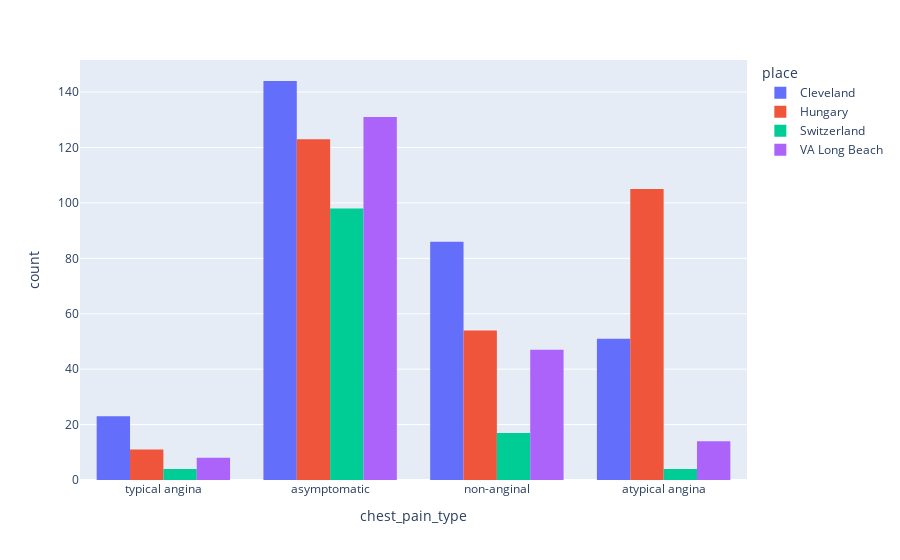

The code cell stored with this chart in its notebook:
### Markdown cell above
>* There `36` males and and `10` females who have  `Typical Angina` pain
>* There `426` males and and `70` females who have  `asymptomatic` pain
>* There `151` males and and `53` females who have  `non-anginal` pain
>* There `113` males and and `61` females who have  `atypical Angina` pain.

### Code cell
# count plot of cp column by dataset columnplt
fig = px.histogram(df, x='chest_pain_type', color='place', barmode='group')
fig.show()

### Figure 1 — Plotly figure (JSON) as saved in the notebook; plotly's stock layout.template omitted (floating-point values rounded to 4 significant figures; data arrays with more than 128 entries replaced by an {"elided": "..."} marker saying what was removed)
{"data": [{"alignmentgroup": "True", "bingroup": "x", "hovertemplate": "place=Cleveland<br>chest_pain_type=%{x}<br>count=%{y}<extra></extra>", "legendgroup": "Cleveland", "marker": {"color": "#636efa", "pattern": {"shape": ""}}, "name": "Cleveland", "offsetgroup": "Cleveland", "orientation": "v", "showlegend": true, "type": "histogram", "x": {"elided": "304 str values"}, "xaxis": "x", "yaxis": "y"}, {"alignmentgroup": "True", "bingroup": "x", "hovertemplate": "place=Hungary<br>chest_pain_type=%{x}<br>count=%{y}<extra></extra>", "legendgroup": "Hungary", "marker": {"color": "#EF553B", "pattern": {"shape": ""}}, "name": "Hungary", "offsetgroup": "Hungary", "orientation": "v", "showlegend": true, "type": "histogram", "x": {"elided": "293 str values"}, "xaxis": "x", "yaxis": "y"}, {"alignmentgroup": "True", "bingroup": "x", "hovertemplate": "place=Switzerland<br>chest_pain_type=%{x}<br>count=%{y}<extra></extra>", "legendgroup": "Switzerland", "marker": {"color": "#00cc96", "pattern": {"shape": ""}}, "name": "Switzerland", "offsetgroup": "Switzerland", "orientation": "v", "showlegend": true, "type": "histogram", "x": ["typical angina", "asymptomatic", "asymptomatic", "asymptomatic", "asymptomatic", "asymptomatic", "non-anginal", "non-anginal", "asymptomatic", "asymptomatic", "asymptomatic", "asymptomatic", "asymptomatic", "asymptomatic", "asymptomatic", "asymptomatic", "asymptomatic", "non-anginal", "asymptomatic", "asymptomatic", "non-anginal", "non-anginal", "asymptomatic", "asymptomatic", "asymptomatic", "asymptomatic", "asymptomatic", "asymptomatic", "asymptomatic", "asymptomatic", "asymptomatic", "asymptomatic", "asymptomatic", "asymptomatic", "asymptomatic", "asymptomatic", "asymptomatic", "asymptomatic", "asymptomatic", "asymptomatic", "atypical angina", "atypical angina", "non-anginal", "non-anginal", "asymptomatic", "asymptomatic", "asymptomatic", "asymptomatic", "asymptomatic", "asymptomatic", "asymptomatic", "atypical angina", "asymptomatic", "asymptomatic", "asymptomatic", "non-anginal", "non-anginal", "non-anginal", "asymptomatic", "asymptomatic", "asymptomatic", "asymptomatic", "asymptomatic", "non-anginal", "asymptomatic", "asymptomatic", "asymptomatic", "asymptomatic", "asymptomatic", "asymptomatic", "asymptomatic", "asymptomatic", "non-anginal", "asymptomatic", "asymptomatic", "asymptomatic", "asymptomatic", "non-anginal", "asymptomatic", "asymptomatic", "asymptomatic", "asymptomatic", "asymptomatic", "non-anginal", "asymptomatic", "asymptomatic", "asymptomatic", "asymptomatic", "asymptomatic", "asymptomatic", "asymptomatic", "asymptomatic", "typical angina", "asymptomatic", "typical angina", "non-anginal", "asymptomatic", "asymptomatic", "asymptomatic", "asymptomatic", "asymptomatic", "asymptomatic", "asymptomatic", "asymptomatic", "asymptomatic", "asymptomatic", "asymptomatic", "asymptomatic", "asymptomatic", "asymptomatic", "asymptomatic", "asymptomatic", "asymptomatic", "typical angina", "asymptomatic", "asymptomatic", "asymptomatic", "asymptomatic", "asymptomatic", "asymptomatic", "non-anginal", "non-anginal", "atypical angina"], "xaxis": "x", "yaxis": "y"}, {"alignmentgroup": "True", "bingroup": "x", "hovertemplate": "place=VA Long Beach<br>chest_pain_type=%{x}<br>count=%{y}<extra></extra>", "legendgroup": "VA Long Beach", "marker": {"color": "#ab63fa", "pattern": {"shape": ""}}, "name": "VA Long Beach", "offsetgroup": "VA Long Beach", "orientation": "v", "showlegend": true, "type": "histogram", "x": {"elided": "200 str values"}, "xaxis": "x", "yaxis": "y"}], "layout": {"barmode": "group", "legend": {"title": {"text": "place"}, "tracegroupgap": 0}, "margin": {"t": 60}, "xaxis": {"anchor": "y", "domain": [0, 1], "title": {"text": "chest_pain_type"}}, "yaxis": {"anchor": "x", "domain": [0, 1], "title": {"text": "count"}}}}
